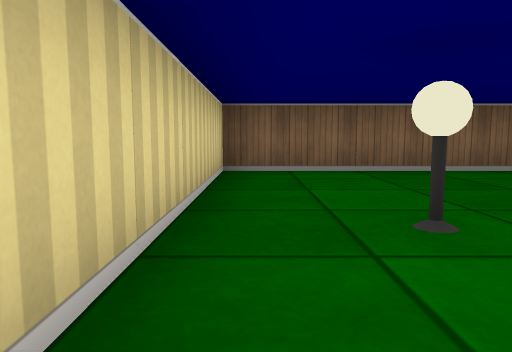
view 1 (above)

17 first-person views from a walk through a cub3D level. The camera is about half as high as the walls, tilts 6° down and sees 70° across. The floor is counted in squares. Each view is taken from the middle of a square. On the plan, view 1 faces up. The plan holds only what a view shows up to about 9 squares ahead; the rest is blank.

view 2
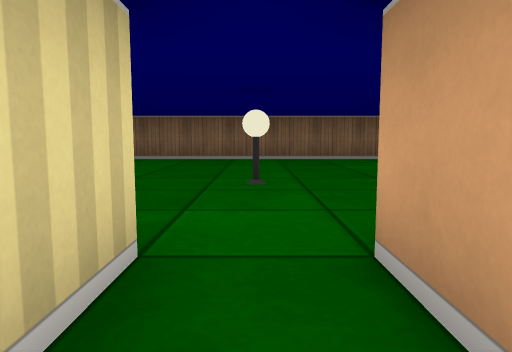

view 3
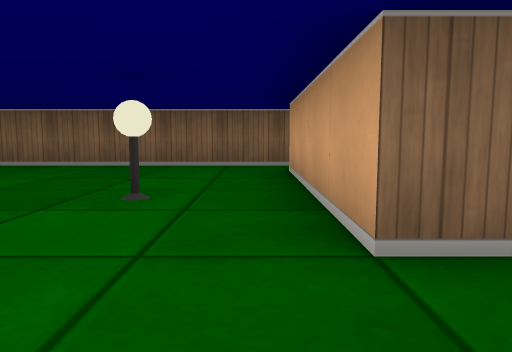

view 4
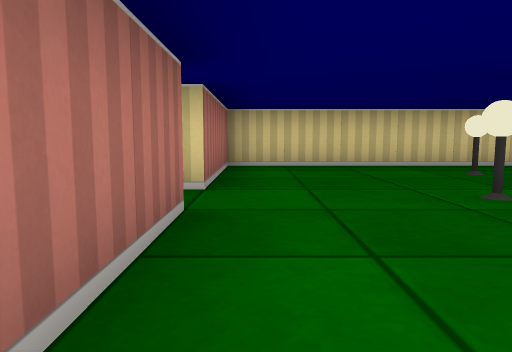

view 5
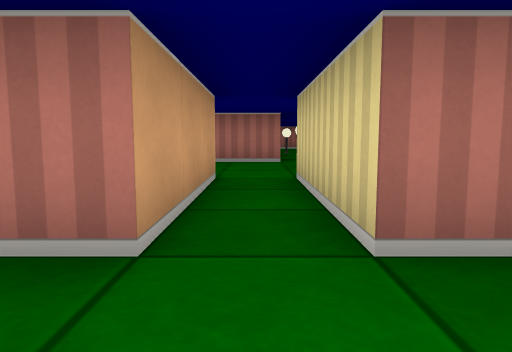

view 6
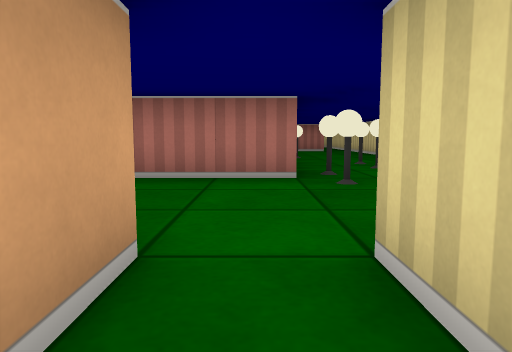

view 7
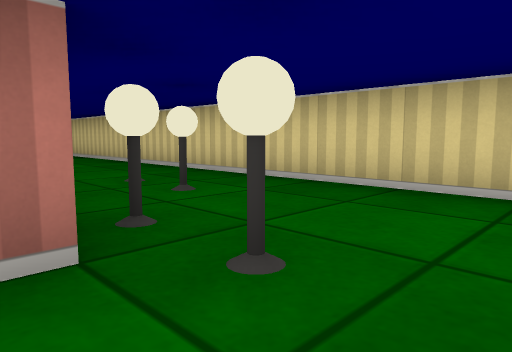

view 8
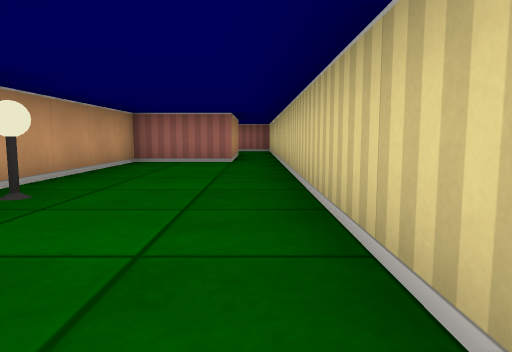

view 9
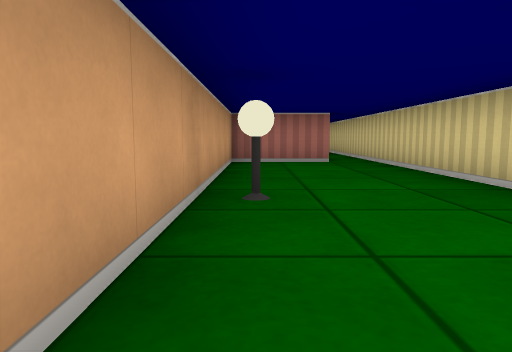

view 10
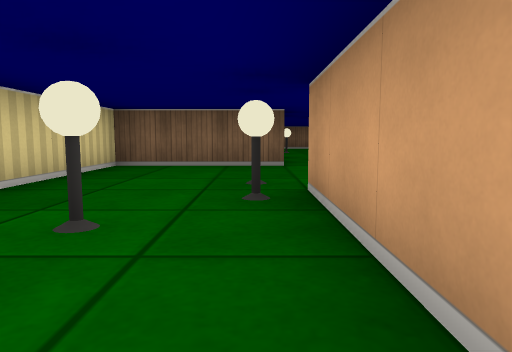

view 11
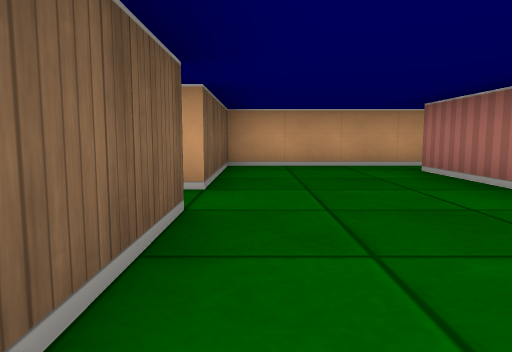

view 12
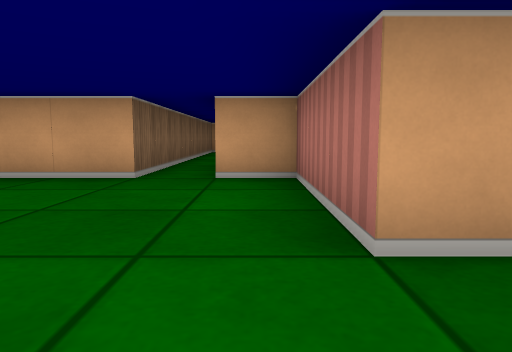

view 13
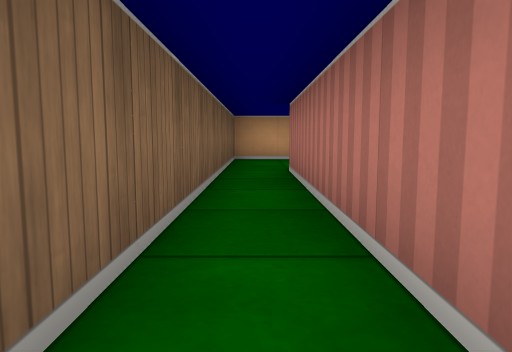

view 14
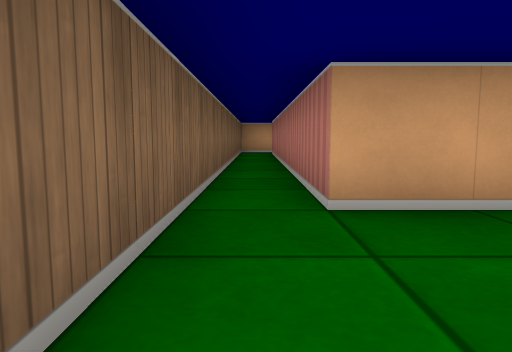

view 15
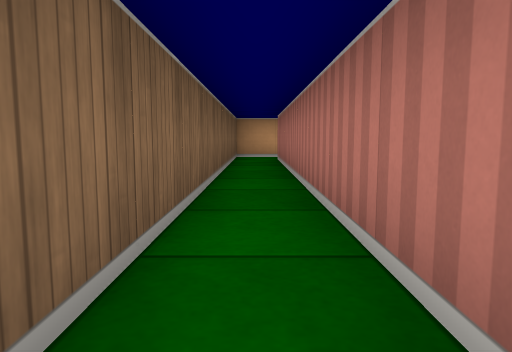

view 16
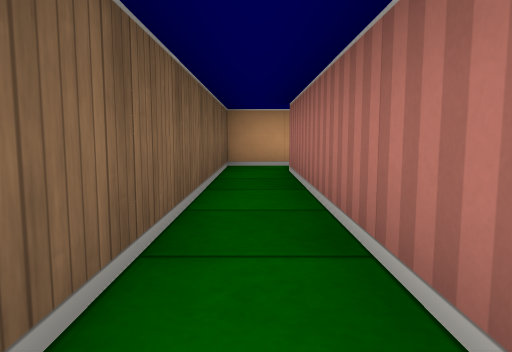

view 17
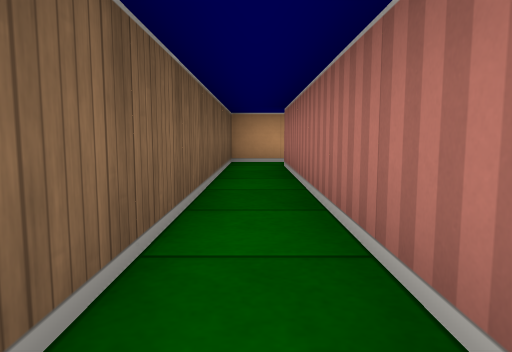

### Floor plan
Ten units are one square. View 1 is at (0, 0); x grows to the right and y downward. Boxes are objects, and circles mark ways between rooms. Rooms are numbered by the first view taken in them; rooms with no view inside come last. Other rooms are left out.
<svg viewBox="-10 -60 180 235">
<path fill="none" stroke="#000" d="M35 15 65 15 65 5 115 5M115 -5 65 -5 65 -45 155 -45M165 -44 165 -55 -5 -55 -5 15 25 15M65 80 65 45 35 45 35 15M25 15 25 45 -5 45 -5 166M5 165 25 165 25 75 55 75"/>
<rect x="5" y="-25" width="10" height="10" fill="#bbb"><title>lamp</title></rect>
<rect x="25" y="-15" width="10" height="10" fill="#bbb"><title>lamp</title></rect>
<rect x="45" y="-25" width="10" height="10" fill="#bbb"><title>lamp</title></rect>
<rect x="5" y="95" width="10" height="10" fill="#bbb"><title>lamp</title></rect>
<rect x="5" y="85" width="10" height="10" fill="#bbb"><title>lamp</title></rect>
<rect x="15" y="115" width="10" height="10" fill="#bbb"><title>lamp</title></rect>
<rect x="15" y="75" width="10" height="10" fill="#bbb"><title>lamp</title></rect>
<rect x="15" y="65" width="10" height="10" fill="#bbb"><title>lamp</title></rect>
<circle cx="30" cy="20" r="3" fill="#2a7"/>
<text x="50" y="-20">1</text>
<text x="20" y="90">2</text>
</svg>
Room 1 opens to room 2.

Where each view was taken, in squares from view 1:
view 1: 0 up, 0 right, facing up
view 2: 3 down, 3 right, facing up
view 3: 1 down, 6 right, facing up
view 4: 1 down, 6 right, facing left
view 5: 0 up, 3 right, facing down
view 6: 3 down, 3 right, facing down
view 7: 6 down, 3 right, facing down-left
view 8: 9 down, 0 right, facing down
view 9: 9 down, 2 right, facing down
view 10: 11 down, 2 right, facing up
view 11: 5 down, 0 right, facing right
view 12: 1 down, 2 right, facing right
view 13: 0 up, 6 right, facing right
view 14: 5 up, 4 right, facing right
view 15: 5 up, 7 right, facing right
view 16: 5 up, 10 right, facing right
view 17: 5 up, 9 right, facing right
